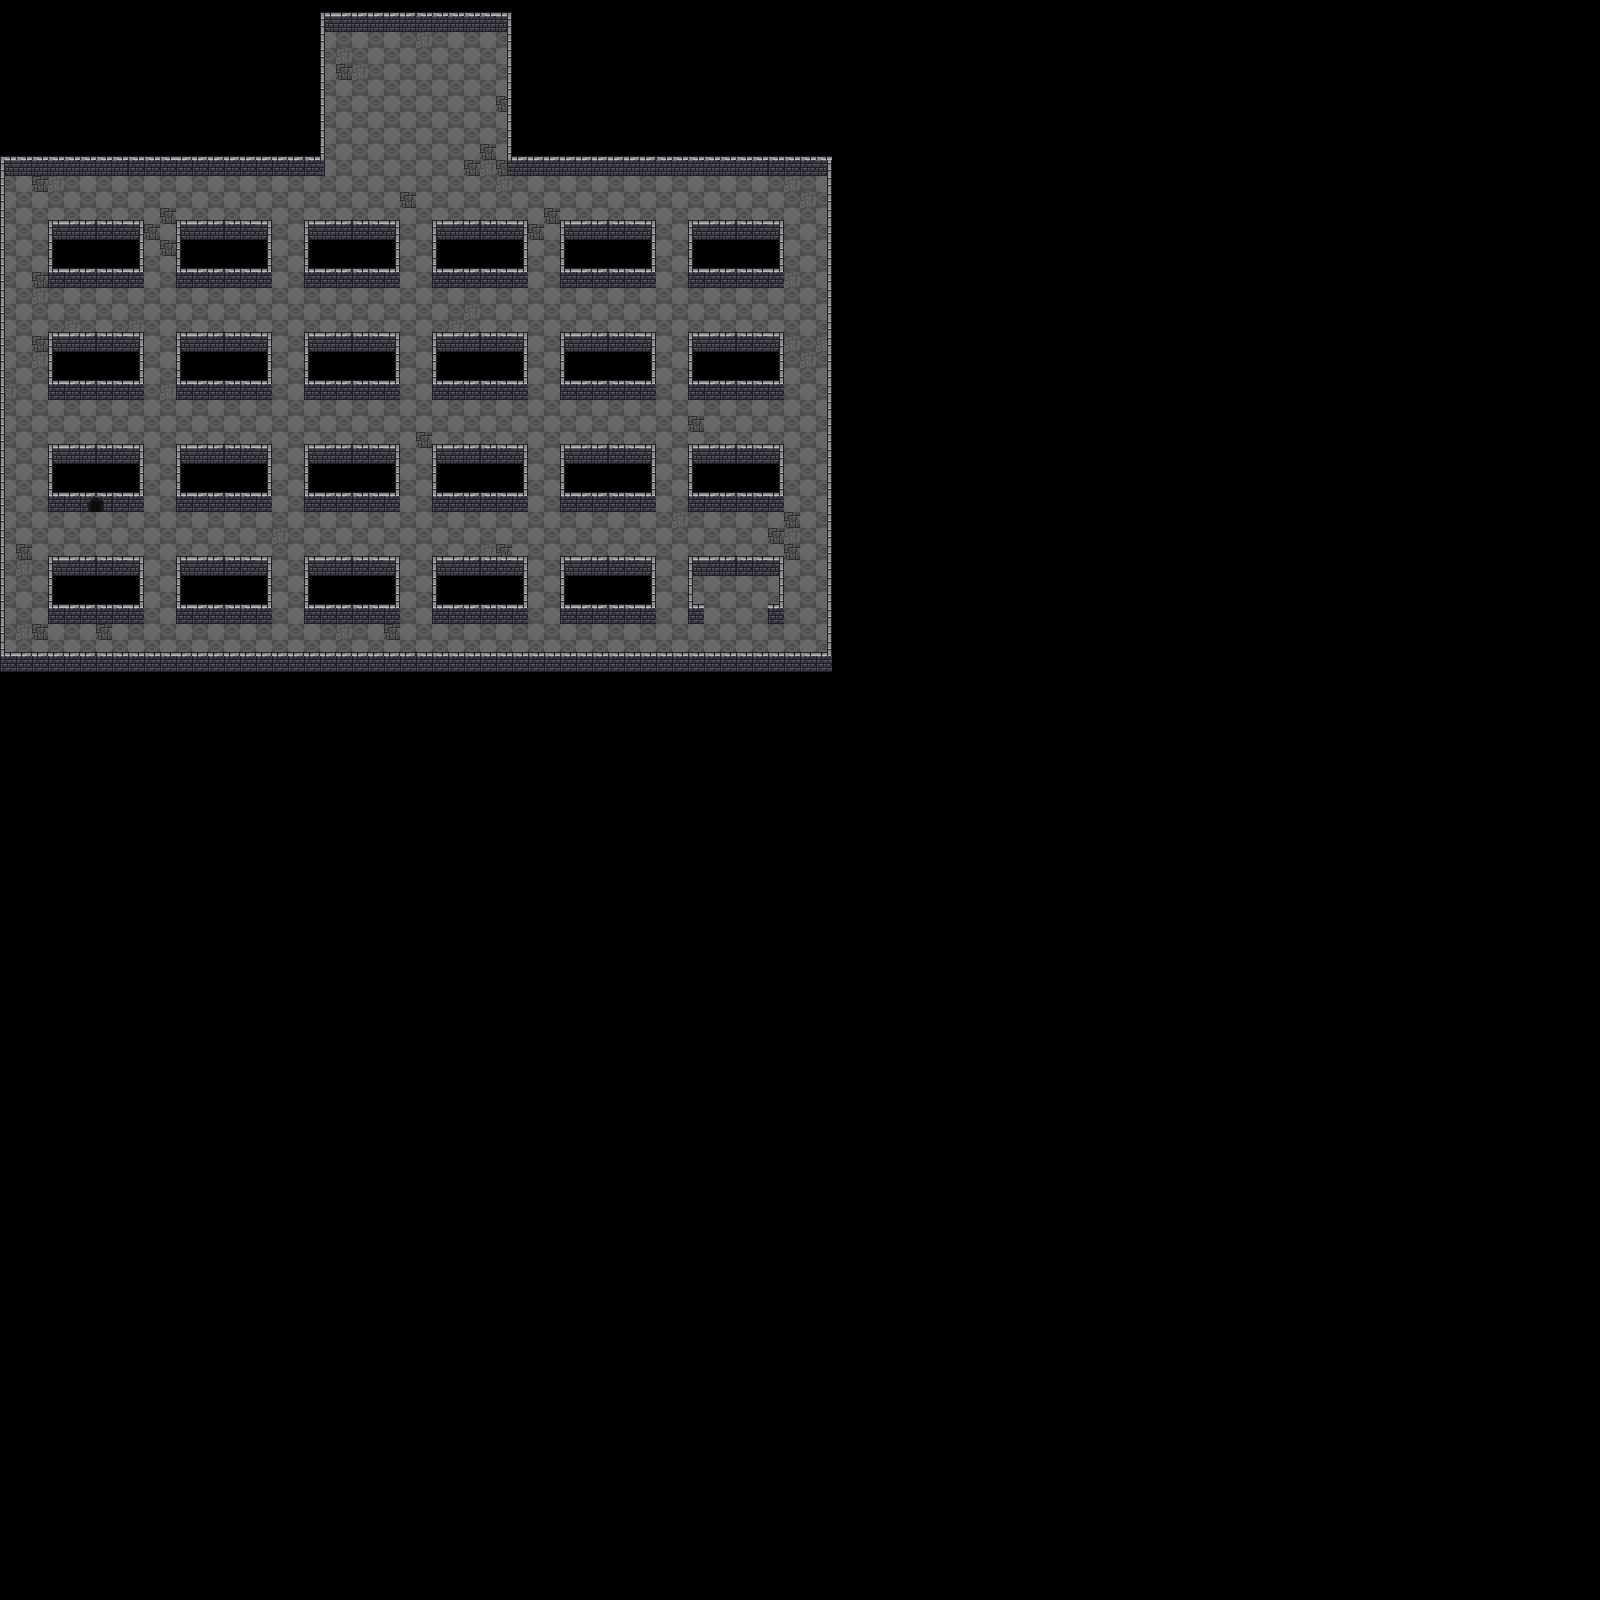

The image is a tile-based game level rendered from a .tmx file. Its description and source (layers, tilesets, objects; grid data summarised) follow:
An orthogonal 100x100 tile map with 16x16 px tiles, 4 tile layers (Floor, Wall, Door, Fake Wall) and 18 objects (8x Hands, 7x Eyes, 2x Hearts, Secret).

<map version="1.2" tiledversion="1.3.5" orientation="orthogonal" renderorder="right-down" width="100" height="100" tilewidth="16" tileheight="16" infinite="0" nextlayerid="10" nextobjectid="36">
 <tileset firstgid="1" name="dungeon_tiles" tilewidth="16" tileheight="16" tilecount="1024" columns="32">
  <image source="tiles/dungeon_tiles.png" width="512" height="512" />
  <tile id="2">
   <properties>
    <property name="collides" type="bool" value="true" />
   </properties>
  </tile>
  <tile id="3">
   <properties>
    <property name="collides" type="bool" value="true" />
   </properties>
  </tile>
  <tile id="4">
   <properties>
    <property name="collides" type="bool" value="true" />
   </properties>
  </tile>
  <tile id="5">
   <properties>
    <property name="collides" type="bool" value="true" />
   </properties>
  </tile>
  <tile id="6">
   <properties>
    <property name="collidies" type="bool" value="true" />
   </properties>
  </tile>
  <tile id="7">
   <properties>
    <property name="collidies" type="bool" value="true" />
   </properties>
  </tile>
  <tile id="34">
   <properties>
    <property name="collides" type="bool" value="true" />
   </properties>
  </tile>
  <tile id="35">
   <properties>
    <property name="collides" type="bool" value="true" />
   </properties>
  </tile>
  <tile id="36">
   <properties>
    <property name="collides" type="bool" value="true" />
   </properties>
  </tile>
  <tile id="37">
   <properties>
    <property name="collides" type="bool" value="true" />
   </properties>
  </tile>
  <tile id="38">
   <properties>
    <property name="collides" type="bool" value="true" />
   </properties>
  </tile>
  <tile id="39">
   <properties>
    <property name="collides" type="bool" value="true" />
   </properties>
  </tile>
  <tile id="66">
   <properties>
    <property name="collides" type="bool" value="true" />
   </properties>
  </tile>
  <tile id="67">
   <properties>
    <property name="collides" type="bool" value="true" />
   </properties>
  </tile>
  <tile id="68">
   <properties>
    <property name="collides" type="bool" value="true" />
   </properties>
  </tile>
  <tile id="69">
   <properties>
    <property name="collides" type="bool" value="true" />
   </properties>
  </tile>
  <tile id="70">
   <properties>
    <property name="collides" type="bool" value="true" />
   </properties>
  </tile>
  <tile id="71">
   <properties>
    <property name="collides" type="bool" value="true" />
   </properties>
  </tile>
  <tile id="98">
   <properties>
    <property name="collides" type="bool" value="true" />
   </properties>
  </tile>
  <tile id="99">
   <properties>
    <property name="collides" type="bool" value="true" />
   </properties>
  </tile>
  <tile id="100">
   <properties>
    <property name="collides" type="bool" value="true" />
   </properties>
  </tile>
  <tile id="101">
   <properties>
    <property name="collides" type="bool" value="true" />
   </properties>
  </tile>
  <tile id="102">
   <properties>
    <property name="collides" type="bool" value="true" />
   </properties>
  </tile>
  <tile id="103">
   <properties>
    <property name="collides" type="bool" value="true" />
   </properties>
  </tile>
  <tile id="800">
   <properties>
    <property name="collides" type="bool" value="true" />
   </properties>
  </tile>
  <tile id="801">
   <properties>
    <property name="collides" type="bool" value="true" />
   </properties>
  </tile>
  <tile id="802">
   <properties>
    <property name="collides" type="bool" value="true" />
   </properties>
  </tile>
  <tile id="803">
   <properties>
    <property name="collides" type="bool" value="true" />
   </properties>
  </tile>
  <tile id="804">
   <properties>
    <property name="collides" type="bool" value="true" />
   </properties>
  </tile>
  <tile id="805">
   <properties>
    <property name="collides" type="bool" value="true" />
   </properties>
  </tile>
  <tile id="806">
   <properties>
    <property name="collides" type="bool" value="true" />
   </properties>
  </tile>
  <tile id="807">
   <properties>
    <property name="collides" type="bool" value="true" />
   </properties>
  </tile>
  <tile id="808">
   <properties>
    <property name="collides" type="bool" value="true" />
   </properties>
  </tile>
  <tile id="809">
   <properties>
    <property name="collides" type="bool" value="true" />
   </properties>
  </tile>
  <tile id="810">
   <properties>
    <property name="collides" type="bool" value="true" />
   </properties>
  </tile>
  <tile id="811">
   <properties>
    <property name="collides" type="bool" value="true" />
   </properties>
  </tile>
  <tile id="812">
   <properties>
    <property name="collides" type="bool" value="true" />
   </properties>
  </tile>
  <tile id="813">
   <properties>
    <property name="collides" type="bool" value="true" />
   </properties>
  </tile>
  <tile id="814">
   <properties>
    <property name="collides" type="bool" value="true" />
   </properties>
  </tile>
  <tile id="832">
   <properties>
    <property name="collides" type="bool" value="true" />
   </properties>
  </tile>
  <tile id="833">
   <properties>
    <property name="collides" type="bool" value="true" />
   </properties>
  </tile>
  <tile id="834">
   <properties>
    <property name="collides" type="bool" value="true" />
   </properties>
  </tile>
  <tile id="835">
   <properties>
    <property name="collides" type="bool" value="true" />
   </properties>
  </tile>
  <tile id="836">
   <properties>
    <property name="collides" type="bool" value="true" />
   </properties>
  </tile>
  <tile id="837">
   <properties>
    <property name="collides" type="bool" value="true" />
   </properties>
  </tile>
  <tile id="838">
   <properties>
    <property name="collides" type="bool" value="true" />
   </properties>
  </tile>
  <tile id="839">
   <properties>
    <property name="collides" type="bool" value="true" />
   </properties>
  </tile>
  <tile id="840">
   <properties>
    <property name="collides" type="bool" value="true" />
   </properties>
  </tile>
  <tile id="841">
   <properties>
    <property name="collides" type="bool" value="true" />
   </properties>
  </tile>
  <tile id="842">
   <properties>
    <property name="collides" type="bool" value="true" />
   </properties>
  </tile>
  <tile id="843">
   <properties>
    <property name="collides" type="bool" value="true" />
   </properties>
  </tile>
  <tile id="844">
   <properties>
    <property name="collides" type="bool" value="true" />
   </properties>
  </tile>
  <tile id="845">
   <properties>
    <property name="collides" type="bool" value="true" />
   </properties>
  </tile>
  <tile id="846">
   <properties>
    <property name="collides" type="bool" value="true" />
   </properties>
  </tile>
 </tileset>
 <layer id="2" name="Floor" width="100" height="100">
  <data>[10000 cells, 1410 non-empty, 4 distinct tile ids]</data>
 </layer>
 <objectgroup id="5" name="Hearts">
  <object id="15" name="Heart1" type="Hearts" gid="897" x="80" y="322" width="16" height="16" />
  <object id="17" name="Heart2" type="Hearts" gid="897" x="463" y="432" width="16" height="16" />
 </objectgroup>
 <objectgroup id="6" name="Secret">
  <object id="18" name="Secret1" type="Secret" gid="801" x="719" y="610" width="16" height="16" />
 </objectgroup>
 <objectgroup id="7" name="Hands">
  <!-- 8 objects omitted --></objectgroup>
 <objectgroup id="8" name="Eyes">
  <!-- 7 objects omitted --></objectgroup>
 <layer id="1" name="Wall" width="100" height="100">
  <data>[10000 cells, 702 non-empty, 12 distinct tile ids]</data>
 </layer>
 <layer id="9" name="Door" width="100" height="100">
  <data>[10000 cells, 2 non-empty, 2 distinct tile ids]</data>
 </layer>
 <layer id="4" name="Fake Wall" width="100" height="100">
  <data>[10000 cells, 196 non-empty, 6 distinct tile ids]</data>
 </layer>
</map>
<!-- 15 of 18 objects omitted -->
